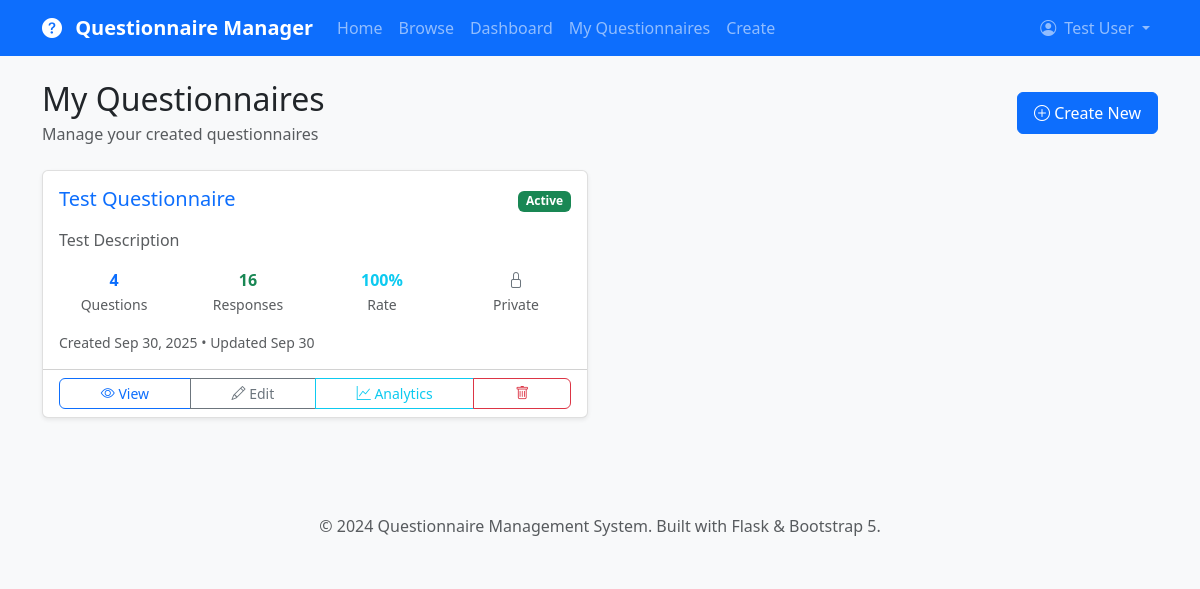
Page /my-questionnaires (signed in) on the committed database.
### app/models.py (models this page shows, shortened)
class User(UserMixin, db.Model):
    __tablename__ = 'users'
    id = db.Column(db.Integer, primary_key=True)
    username = db.Column(db.String(64), index=True, unique=True, nullable=False)
    email = db.Column(db.String(120), index=True, unique=True, nullable=False)
    password_hash = db.Column(db.String(128))
    first_name = db.Column(db.String(64))
    last_name = db.Column(db.String(64))
    role = db.Column(db.String(20), default='user')  # user, admin
    is_active = db.Column(db.Boolean, default=True)
    created_at = db.Column(db.DateTime, index=True, default=datetime.utcnow)
    last_login = db.Column(db.DateTime)
    created_questionnaires = db.relationship('Questionnaire', foreign_keys='Questionnaire.creator_id',
                                           backref='creator', lazy='dynamic', cascade='all, delete-orphan')
    responses = db.relationship('Response', backref='user', lazy='dynamic', cascade='all, delete-orphan')
    def get_full_name(self):
        if self.first_name and self.last_name:
            return f"{self.first_name} {self.last_name}"
        return self.username
    def is_admin(self):
        return self.role == 'admin'

class Questionnaire(db.Model):
    __tablename__ = 'questionnaires'
    id = db.Column(db.Integer, primary_key=True)
    title = db.Column(db.String(200), nullable=False)
    description = db.Column(db.Text)
    creator_id = db.Column(db.Integer, db.ForeignKey('users.id'), nullable=False)
    is_active = db.Column(db.Boolean, default=True)
    allow_anonymous = db.Column(db.Boolean, default=False)
    multiple_submissions = db.Column(db.Boolean, default=False)
    created_at = db.Column(db.DateTime, index=True, default=datetime.utcnow)
    updated_at = db.Column(db.DateTime, default=datetime.utcnow, onupdate=datetime.utcnow)
    questions = db.relationship('Question', backref='questionnaire', lazy='dynamic',
                              cascade='all, delete-orphan', order_by='Question.order')
    responses = db.relationship('Response', backref='questionnaire', lazy='dynamic',
                              cascade='all, delete-orphan')
    def get_total_responses(self):
        return self.responses.filter_by(is_complete=True).count()
    def get_completion_rate(self):
        total = self.responses.count()
        completed = self.responses.filter_by(is_complete=True).count()
        return (completed / total * 100) if total > 0 else 0
    def get_question_count(self):
        return self.questions.count()

### app/main/routes.py (the view)
@bp.route('/my-questionnaires')
@login_required
def my_questionnaires():
    page = request.args.get('page', 1, type=int)
    questionnaires = current_user.created_questionnaires.order_by(
        desc(Questionnaire.created_at)
    ).paginate(
        page=page,
        per_page=current_app.config['QUESTIONNAIRES_PER_PAGE'],
        error_out=False
    )
    return render_template('main/my_questionnaires.html',
                         title='My Questionnaires',
                         questionnaires=questionnaires)

### app/models.py (called while the page is built)
@login_manager.user_loader
def load_user(user_id):
    return User.query.get(int(user_id))

### app/templates/main/my_questionnaires.html (shortened to what this page needs)
{% extends "base.html" %}
{% block content %}
<div class="d-flex justify-content-between align-items-center mb-4">
    <div>
        <h2 class="mb-1">My Questionnaires</h2>
        <p class="text-muted mb-0">Manage your created questionnaires</p>
    </div>
    <a href="{{ url_for('main.create_questionnaire') }}" class="btn btn-primary">
        <i class="bi bi-plus-circle"></i> Create New
    </a>
</div>
<div class="row">
    {% if questionnaires.items %}
        {% for questionnaire in questionnaires.items %}
            <div class="col-lg-6 mb-4">
                <div class="card h-100">
                    <div class="card-body">
                        <div class="d-flex justify-content-between align-items-start mb-3">
                            <h5 class="card-title mb-0">
                                <a href="{{ url_for('main.view_questionnaire', id=questionnaire.id) }}"
                                   class="text-decoration-none">
                                    {{ questionnaire.title }}
                                </a>
                            </h5>
                            <div>
                                {% if questionnaire.is_active %}
                                    <span class="badge bg-success">Active</span>
                                {% else %}
                                    <span class="badge bg-secondary">Inactive</span>
                                {% endif %}
                            </div>
                        </div>
                        {% if questionnaire.description %}
                            <p class="card-text text-muted">
                                {{ questionnaire.description[:100] }}
                            </p>
                        {% endif %}
                        <div class="row text-center mb-3">
                            <div class="col-3">
                                <div class="fw-bold text-primary">{{ questionnaire.get_question_count() }}</div>
                                <small class="text-muted">Questions</small>
                            </div>
                            <div class="col-3">
                                <div class="fw-bold text-success">{{ questionnaire.get_total_responses() }}</div>
                                <small class="text-muted">Responses</small>
                            </div>
                            <div class="col-3">
                                <div class="fw-bold text-info">{{ "%.0f"|format(questionnaire.get_completion_rate()) }}%</div>
                                <small class="text-muted">Rate</small>
                            </div>
                            <div class="col-3">
                                {% if questionnaire.allow_anonymous %}
                                    <div class="fw-bold text-warning">
                                        <i class="bi bi-unlock"></i>
                                    </div>
                                    <small class="text-muted">Public</small>
                                {% else %}
                                    <div class="fw-bold text-secondary">
                                        <i class="bi bi-lock"></i>
                                    </div>
                                    <small class="text-muted">Private</small>
                                {% endif %}
                            </div>
                        </div>
                        <div class="d-flex justify-content-between align-items-center">
                            <small class="text-muted">
                                Created {{ questionnaire.created_at.strftime('%b %d, %Y') }}
                                {% if questionnaire.updated_at != questionnaire.created_at %}
                                    • Updated {{ questionnaire.updated_at.strftime('%b %d') }}
                                {% endif %}
                            </small>
                        </div>
                    </div>
                    <div class="card-footer bg-transparent">
                        <div class="btn-group w-100" role="group">
                            <a href="{{ url_for('main.view_questionnaire', id=questionnaire.id) }}"
                               class="btn btn-outline-primary btn-sm">
                                <i class="bi bi-eye"></i> View
                            </a>
                            <a href="{{ url_for('main.edit_questionnaire', id=questionnaire.id) }}"
                               class="btn btn-outline-secondary btn-sm">
                                <i class="bi bi-pencil"></i> Edit
                            </a>
                            <a href="{{ url_for('main.questionnaire_analytics', id=questionnaire.id) }}"
                               class="btn btn-outline-info btn-sm">
                                <i class="bi bi-graph-up"></i> Analytics
                            </a>
                            <button class="btn btn-outline-danger btn-sm"
                                    onclick="confirmDelete({{ questionnaire.id }}, '{{ questionnaire.title|replace("'", "\\'") }}')">
                                <i class="bi bi-trash"></i>
                            </button>
                        </div>
                    </div>
                </div>
            </div>
        {% endfor %}
    {% endif %}
</div>
{% endblock %}

### app/templates/base.html (shortened to what this page needs)
<!DOCTYPE html>
<html lang="en">
<head>
    <link href="https://cdn.jsdelivr.net/npm/bootstrap@5.3.0/dist/css/bootstrap.min.css" rel="stylesheet">
    <link rel="stylesheet" href="https://cdn.jsdelivr.net/npm/bootstrap-icons@1.10.0/font/bootstrap-icons.css">
    <link href="{{ url_for('static', filename='css/custom.css') }}" rel="stylesheet">
</head>
<body>
    <nav class="navbar navbar-expand-lg navbar-dark bg-primary">
        <div class="container">
            <a class="navbar-brand" href="{{ url_for('main.index') }}">
                <i class="bi bi-question-circle-fill me-2"></i>
                Questionnaire Manager
            </a>
            <div class="collapse navbar-collapse" id="navbarNav">
                <ul class="navbar-nav me-auto">
                    <li class="nav-item">
                        <a class="nav-link" href="{{ url_for('main.index') }}">Home</a>
                    </li>
                    <li class="nav-item">
                        <a class="nav-link" href="{{ url_for('main.questionnaires') }}">Browse</a>
                    </li>
                    {% if current_user.is_authenticated %}
                        <li class="nav-item">
                            <a class="nav-link" href="{{ url_for('main.dashboard') }}">Dashboard</a>
                        </li>
                        <li class="nav-item">
                            <a class="nav-link" href="{{ url_for('main.my_questionnaires') }}">My Questionnaires</a>
                        </li>
                        <li class="nav-item">
                            <a class="nav-link" href="{{ url_for('main.create_questionnaire') }}">Create</a>
                        </li>
                    {% endif %}
                </ul>
                <ul class="navbar-nav">
                    {% if current_user.is_authenticated %}
                        <li class="nav-item dropdown">
                            <a class="nav-link dropdown-toggle" href="#" role="button" data-bs-toggle="dropdown">
                                <i class="bi bi-person-circle me-1"></i>
                                {{ current_user.get_full_name() }}
                            </a>
                        </li>
                    {% endif %}
                </ul>
            </div>
        </div>
    </nav>
    <main class="container mt-4">
        {% block content %}{% endblock %}
    </main>
    <footer class="bg-light text-center py-4 mt-5">
        <div class="container">
            <p class="text-muted mb-0">
                &copy; 2024 Questionnaire Management System.
                Built with Flask & Bootstrap 5.
            </p>
        </div>
    </footer>
</body>
</html>

### app/static/css/custom.css (style rules this page uses)
:root { --primary-color: #0d6efd; --secondary-color: #6c757d; --success-color: #198754; --danger-color: #dc3545; --warning-color: #ffc107; --info-color: #0dcaf0; }
body { font-family: 'Segoe UI', Tahoma, Geneva, Verdana, sans-serif; background-color: #f8f9fa; }
.navbar-brand { font-weight: 600; }
.card { box-shadow: 0 0.125rem 0.25rem rgba(0, 0, 0, 0.075); border: 1px solid rgba(0, 0, 0, 0.125); transition: box-shadow 0.15s ease-in-out; }
.btn { border-radius: 0.375rem; font-weight: 500; padding: 0.5rem 1rem; transition: all 0.15s ease-in-out; }
.btn-primary { background-color: var(--primary-color); border-color: var(--primary-color); }
.btn-sm { padding: 0.25rem 0.5rem; font-size: 0.875rem; }

### rows in the picture
User: get_full_name "Test User"
Questionnaire: title "Test Questionnaire", is_active "Active", description "Test Description", get_question_count "4", get_total_responses "16", get_completion_rate "100", allow_anonymous False (drawn), created_at "Sep 30, 2025", updated_at "Sep 30"
